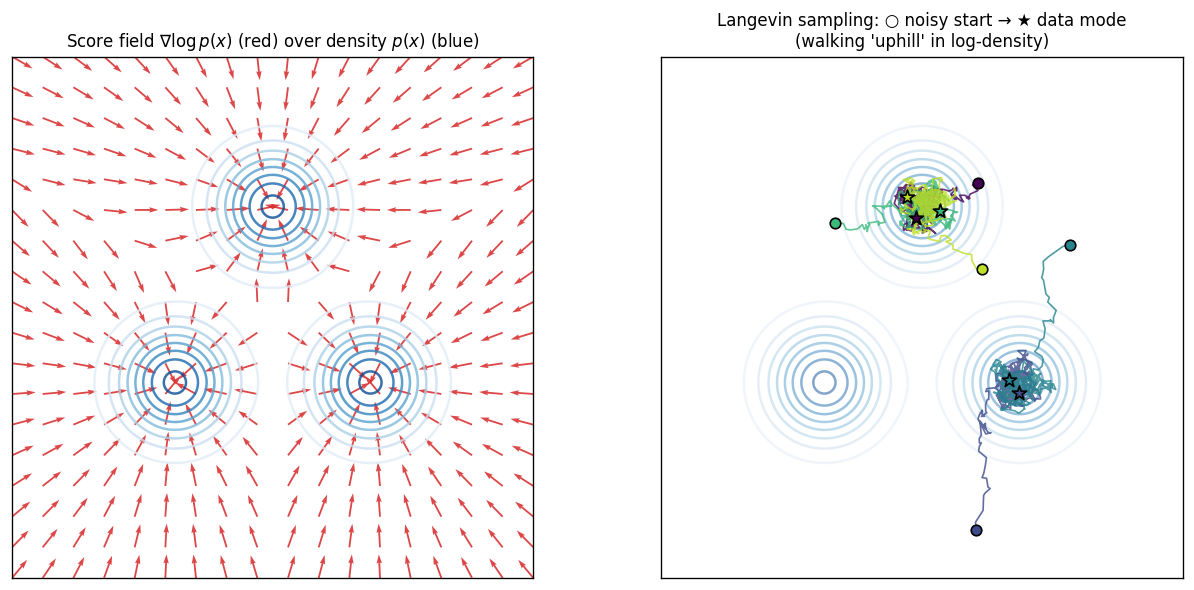

Reproduce this figure in Python.
"""Visualize the score function s(x) = grad log p(x) for a 2D Gaussian
mixture. The score is what a denoising network implicitly learns: a vector
field that, at every point in space, points toward higher data density.

Side panel: a few sample trajectories from Langevin dynamics
x_{k+1} = x_k + eta * s(x_k) + sqrt(2*eta) * z, z ~ N(0, I)
starting from pure noise and walking 'uphill in log-density' under the
score field.
"""

import numpy as np
import matplotlib.pyplot as plt


def make_gmm(centers, sigma):
    centers = np.asarray(centers)

    def log_p(x):
        # x: (..., 2). Returns log-density up to a constant.
        diffs = x[..., None, :] - centers  # (..., K, 2)
        sq = -0.5 * (diffs ** 2).sum(axis=-1) / sigma ** 2  # (..., K)
        # log mean over components; constant offsets drop out for gradient.
        m = sq.max(axis=-1, keepdims=True)
        return (m.squeeze(-1) + np.log(np.exp(sq - m).mean(axis=-1)))

    def score(x):
        diffs = x[..., None, :] - centers  # (..., K, 2)
        sq = -0.5 * (diffs ** 2).sum(axis=-1) / sigma ** 2
        m = sq.max(axis=-1, keepdims=True)
        w = np.exp(sq - m.squeeze(-1)[..., None])  # responsibilities (unnormalized)
        w = w / w.sum(axis=-1, keepdims=True)
        # grad log p = sum_k w_k * (centers_k - x) / sigma^2
        grad = ((centers - x[..., None, :]) * w[..., None]).sum(axis=-2) / sigma ** 2
        return grad, log_p(x)

    return score, log_p


def main():
    rng = np.random.default_rng(1)

    centers = [(-1.5, -1.0), (1.5, -1.0), (0.0, 1.7)]
    sigma = 0.6
    score, log_p = make_gmm(centers, sigma)

    # Density contours.
    xs = np.linspace(-4, 4, 240)
    ys = np.linspace(-4, 4, 240)
    XX, YY = np.meshgrid(xs, ys)
    grid = np.stack([XX, YY], axis=-1)
    LP = log_p(grid)

    fig, (ax_left, ax_right) = plt.subplots(1, 2, figsize=(11, 5))

    # Left: contours + score arrows.
    ax_left.contour(XX, YY, np.exp(LP), levels=10, cmap="Blues", alpha=0.8)

    qx = np.linspace(-4, 4, 18)
    qy = np.linspace(-4, 4, 18)
    QX, QY = np.meshgrid(qx, qy)
    qgrid = np.stack([QX, QY], axis=-1)
    S, _ = score(qgrid)
    # Normalize arrow length for legibility.
    mag = np.linalg.norm(S, axis=-1, keepdims=True) + 1e-9
    Sn = S / np.maximum(mag, 0.5)
    ax_left.quiver(QX, QY, Sn[..., 0], Sn[..., 1], color="#d62728", scale=22, width=0.0035, alpha=0.85)

    ax_left.set_title(r"Score field $\nabla \log p(x)$ (red) over density $p(x)$ (blue)", fontsize=10)
    ax_left.set_xlim(-4, 4)
    ax_left.set_ylim(-4, 4)
    ax_left.set_aspect("equal")
    ax_left.set_xticks([])
    ax_left.set_yticks([])

    # Right: Langevin sampling trajectories starting from pure noise.
    ax_right.contour(XX, YY, np.exp(LP), levels=10, cmap="Blues", alpha=0.5)

    n_traj = 5
    n_steps = 400
    eta = 0.02

    x = rng.standard_normal(size=(n_traj, 2)) * 2.5  # start far from modes
    traj = [x.copy()]
    for _ in range(n_steps):
        s, _ = score(x)
        x = x + eta * s + np.sqrt(2 * eta) * rng.standard_normal(size=x.shape) * 0.3
        traj.append(x.copy())
    traj = np.stack(traj, axis=0)  # (steps+1, n_traj, 2)

    colors = plt.cm.viridis(np.linspace(0, 0.9, n_traj))
    for i in range(n_traj):
        ax_right.plot(traj[:, i, 0], traj[:, i, 1], color=colors[i], lw=1.0, alpha=0.8)
        ax_right.scatter(traj[0, i, 0], traj[0, i, 1], color=colors[i], marker="o", s=40, edgecolor="black", zorder=3)
        ax_right.scatter(traj[-1, i, 0], traj[-1, i, 1], color=colors[i], marker="*", s=80, edgecolor="black", zorder=3)

    ax_right.set_title("Langevin sampling: ○ noisy start → ★ data mode\n(walking 'uphill' in log-density)", fontsize=10)
    ax_right.set_xlim(-4, 4)
    ax_right.set_ylim(-4, 4)
    ax_right.set_aspect("equal")
    ax_right.set_xticks([])
    ax_right.set_yticks([])

    plt.tight_layout()
    plt.savefig("score-field.png", dpi=120, bbox_inches="tight")


if __name__ == "__main__":
    main()
